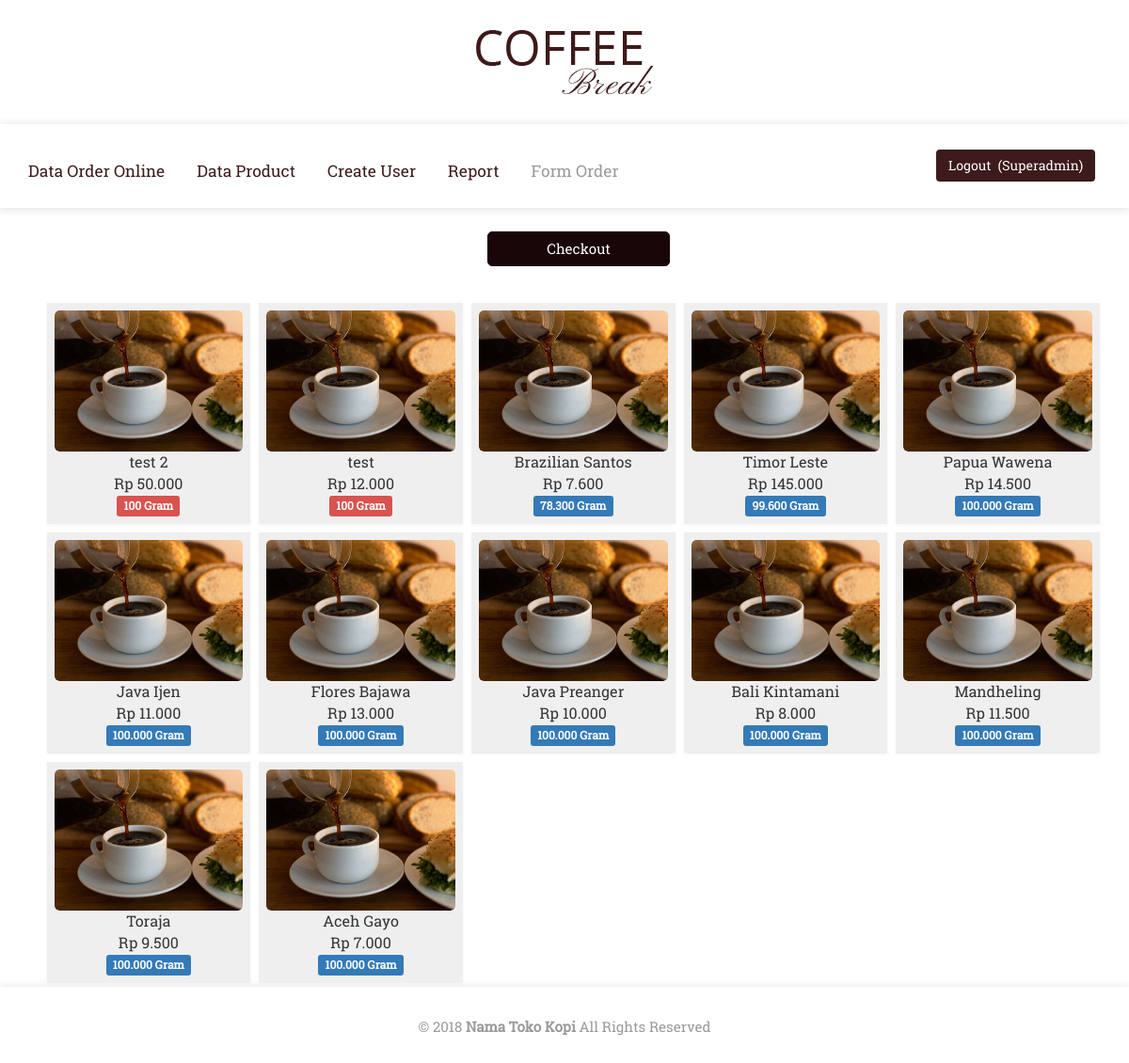
The page /admin/index.php?menu=order (signed in) on the database its author committed.
### tables this page shows
CREATE TABLE IF NOT EXISTS `bijih_kopi` (
  `id_kopi` int(11) NOT NULL,
  `nama_kopi` varchar(100) NOT NULL,
  `harga` int(11) NOT NULL,
  `stok` int(11) NOT NULL DEFAULT '100000',
  `status` int(11) NOT NULL DEFAULT '1',
  `foto_produk` varchar(255) NOT NULL
);

### admin/class/connection.php (called while the page is built, shortened)
<?php
class connection{
	private $host="localhost";
	private $user="root";
	private $pass="";
	private $database="coffee";
      private $con;
      public function __construct(){
		$this->con= new mysqli($this->host, $this->user, $this->pass, $this->database);
	}
	public function executeQuery($query){
		$result=$this->con->query($query);
		return $result;
	}
	public function totalRows($query){
		$result=$this->con->query($query);
		if($result == null){
			return mysqli_affected_rows($this->con);
		}
		else{
			return mysqli_num_rows($result);
		}
	}
	public function getRowsPaging($query, $page, $limit, &$paging, $link){
		$data = array();
		$criteria = "";
		if($page != "" && $limit != ""){
			$mulai = ($page>1) ? ($page * $limit) - $limit : 0;
			$criteria =  " LIMIT ".($mulai).", ".$limit;
		}
		$result=$this->executeQuery($query.$criteria);
		if($result){
			while($rows = $result->fetch_assoc()){
				$data[] = $rows;
			}
		}
		$totalRows = $this->totalRows($query);
		return $data;
	}
	public function createPaging($total_data, $get_halaman, $max_halaman = 5, $link){
		$jumlah_paging = ceil($total_data / $max_halaman);
		$page = isset($get_halaman) ? (int)$get_halaman : 1;
		$paging = "";
		return $paging;
	}
}
?>

### admin/pages/order.php (the view, shortened to what this page needs)
<div class="container">
   <div class="" style="margin-top:25px">
       <div class="container">
           <div class="gallery-top heading">
               <a href="?menu=order&action=adminCart"><h3>Checkout</h3></a>
           </div>
           <section>
               <ul id="da-thumbs" class="da-thumbs">
                   <?php foreach($data as $dt){ ?>
                   <li>
                       <a href="#" onclick="addCart(<?= $dt['id_kopi'] ?>)" class="b-link-stripe b-animate-go  thickbox">
                           <img src="../<?= $dt['foto_produk'] ?>" alt="" />
                       </a>
                       <span class="col-md-12 namaKopi"><?= $dt['nama_kopi'] ?></span><br>
                       <span>Rp <?= number_format($dt['harga'], 0,".",".") ?></span><br>
                       <span class="label <?= ($dt['stok'] < 10000)? "label-danger":"label-primary" ?>"><?= number_format($dt['stok'], 0,".",".") ?> Gram</span>
                   </li>
                   <?php } ?>
               </ul>
           </section>
       </div>
   </div>
</div>

### admin/index.php (shortened to what this page needs)
<?php
try{
	include('class/connection.php');
	if(!isset($_SESSION['userid'])){
		include("login.php");
	}
	else{
		if(isset($_GET["logout"])){
			unset($_SESSION['id_admin']);
			unset($_SESSION['nama']);
			unset($_SESSION['username']);
			unset($_SESSION['id_role']);
			unset($_SESSION['role']);
			session_destroy();
			header("location:index.php");
		}
		else{
			if(isset($_GET['menu'])){
				$class=$_GET['menu'];
			}
			else{
				$class='home';
			}
			$file_name="class/".$class.".php";
			if(file_exists($file_name) && is_file($file_name)){
				$object=new $class();
				if(isset($_GET['action'])){
					$object->action($_GET['action']);
				}
				else{
					$object->action(null);
				}
			}
			else{
				include('pages/404.php');
				$_GET['raw']=1;
			}
			$content=ob_get_contents();
			if(isset($_GET['raw'])){
				echo $content;
			}
			else{
				include('pages/index.tpl.php');
			}
		}
	}
}
catch(Exception $e){
	echo $e;
}
?>

### admin/class/order.php (shortened to what this page needs)
<?php
class order{
	public function action($action){
		if($action == null){
			$this->view();
		}
		else{
			$this->$action();
		}
	}
	private function view(){
		$conn = new connection();
		$paging = "";
		$page=intval(isset($_GET['halaman']) ? $_GET['halaman'] : 1);
		$totalPerPage = 15;
		$sql = "select * from bijih_kopi where status = 1 ORDER BY id_kopi DESC";
		$data = $conn->getRowsPaging($sql, $page, $totalPerPage, $paging, "?menu=order");
		include('pages/order.php');
	}
}
?>

### admin/pages/index.tpl.php (shortened to what this page needs)
<!DOCTYPE html>
<html>
<head>
	<link href="../css/bootstrap.css" rel='stylesheet' type='text/css' />
	<link href="../css/style.css" rel='stylesheet' type='text/css' />
	<link rel="stylesheet" href="../css/chocolat.css" type="text/css" media="screen" charset="utf-8">
	<link rel="stylesheet" href="../css/bootstrap-datepicker3.css" type="text/css" media="screen" charset="utf-8">
</head>
<body>
	<div class="header-top">
		<div class="container">
			<div class="head-main">
				<a href="?menu=home"><img src="../images/logo-1.png" alt="" /></a>
			</div>
		</div>
	</div>
	<div class="header">
		<div class="container">
			<div class="head">
				<div class="navigation">
					<ul class="navig">
						<?php if($_SESSION['id_role'] == 2){ ?>
							<li><a href="?menu=home" class="<?= ($_GET['menu'] == "home" || !isset($_GET['menu']))? "active":"" ?>">Data Order Online</a></li>
							<li><a href="?menu=productList" class="<?= ($_GET['menu'] == "productList")? "active":"" ?>">Data Product</a></li>
							<li><a href="?menu=createUser" class="<?= ($_GET['menu'] == "createUser")? "active":"" ?>">Create User</a></li>
							<li><a href="?menu=report" class="<?= ($_GET['menu'] == "report")? "active":"" ?>">Report</a></li>
						<?php } ?>
						<li><a href="?menu=order" class="<?= ($_GET['menu'] == "order")? "active":"" ?>">Form Order</a></li>
					</ul>
				</div>
				<div class="header-right cart-items col-md-2">
					<a href="index.php?logout=true"><button class="btn btn-logout">Logout &nbsp;(<?= $_SESSION['username'] ?>)</button></a>
				</div>
				<div class="clearfix"></div>
			</div>
		</div>
	</div>
<?php
    echo $content;
?>
	<div class="footer">
		<div class="container">
			<div class="footer-text">
				<p>© 2018 <b>Nama Toko Kopi</b> All Rights Reserved</p>
			</div>
		</div>
	</div>
</body>
</html>

### css/style.css (style rules this page uses)
html, body { font-size: 100%; background: #fff; }
body { font-size: 100%; font-family: 'RobotoSlab-Regular'; }
body a { transition: 0.5s all ease; -webkit-transition: 0.5s all ease; -moz-transition: 0.5s all ease; -o-transition: 0.5s all ease; -ms-transition: 0.5s all ease; }
p { margin:0; }
ul,label { margin:0; padding:0; }
.head-main { text-align:center; }
.header-top { padding:2em 0px; }
.navigation { float: left; }
.header-right { float: right; }
.head { position: relative; }
.header { padding: 2em 0px; box-shadow: 0px 1px 9px 1px rgba(0, 0, 0, 0.11); }
ul.navig { padding: 0; margin-top: 1.7%; }
ul.navig li { display: inline-block; }
ul.navig li a { font-size: 1.07em; color: #3d1a1b; text-decoration: none; padding-right: 30px; }
ul.navig li a.active { color:#999; }
.heading h3 { color: #fff; background: #190608; padding: 9px 0px; border: 1px solid #190608; font-size: 15px; border-radius: 5px; -webkit-border-radius: 5px; -moz-border-radius: 5px; -o-border-radius: 5px; -ms-border-radius: 5px; width: 65%; margin: 0 auto; }
.footer { padding:2em 0px; box-shadow: 0px 1px 9px 1px rgba(0, 0, 0, 0.11); text-align:center; }
.footer-text p { font-size:15px; color:#999; }
.gallery-top h3,.welcome-top h3,.team-top h3 { width: 17%; text-align: center; }
.gallery-top { margin-bottom: 3%; }
.da-thumbs { list-style: none; position: relative; margin: 0; padding: 0; }
.da-thumbs li { float: left; margin: 0.4%; background: #EFEFEF; padding: 8px; position: relative; box-shadow: 0 1px 3px rgba(231, 231, 231, 0.43); width: 32.4%; }
.da-thumbs li a, .da-thumbs li a img { display: block; position: relative; width: 100%; border-radius: 5px; -webkit-border-radius: 5px; -moz-border-radius: 5px; -o-border-radius: 5px; -ms-border-radius: 5px; }
.da-thumbs li a { overflow: hidden; }
@media (max-width:1366px) { .header { padding: 1.7em 0px; } }
@media (max-width:1280px) { ul.navig { margin-top: 1.6%; } }

### css/chocolat.css (style rules this page uses)
body { margin:0; padding:0; }

### admin/pages/index.tpl.php (style rules this page uses)
.btn-logout { background-color:#3d1a1b;color:#fff }

### admin/pages/order.php (style rules this page uses)
.da-thumbs li { width:19% }
.da-thumbs li { text-align: center }
.namaKopi { word-wrap:break-word }

### rows shown on the page
bijih_kopi: foto_produk (picture), nama_kopi "test 2", harga "50.000", stok "100"
bijih_kopi: foto_produk (picture), nama_kopi "test", harga "12.000", stok "100"
bijih_kopi: foto_produk (picture), nama_kopi "Brazilian Santos", harga "7.600", stok "78.300"
bijih_kopi: foto_produk (picture), nama_kopi "Timor Leste", harga "145.000", stok "99.600"
bijih_kopi: foto_produk (picture), nama_kopi "Papua Wawena", harga "14.500", stok "100.000"
bijih_kopi: foto_produk (picture), nama_kopi "Java Ijen", harga "11.000", stok "100.000"
bijih_kopi: foto_produk (picture), nama_kopi "Flores Bajawa", harga "13.000", stok "100.000"
bijih_kopi: foto_produk (picture), nama_kopi "Java Preanger", harga "10.000", stok "100.000"
bijih_kopi: foto_produk (picture), nama_kopi "Bali Kintamani", harga "8.000", stok "100.000"
bijih_kopi: foto_produk (picture), nama_kopi "Mandheling", harga "11.500", stok "100.000"
bijih_kopi: foto_produk (picture), nama_kopi "Toraja", harga "9.500", stok "100.000"
bijih_kopi: foto_produk (picture), nama_kopi "Aceh Gayo", harga "7.000", stok "100.000"

### other values the page prints
$_SESSION['username'] "Superadmin"
